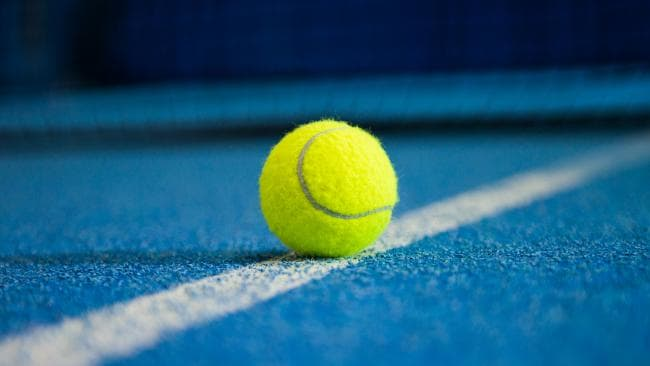
#> input picture test/test1.jpeg, 650 x 366 px
$ python change.py
#> lines starting #> are read from the running program, lines starting #| are printed output that depends on the picture
import cv2
import numpy as np

m = cv2.imread('test1.jpeg')
#> m is the input picture: shape (366, 650, 3); mean B, G, R 118.1, 93.9, 34.7

m = cv2.cvtColor(m, cv2.COLOR_HSV2BGR)
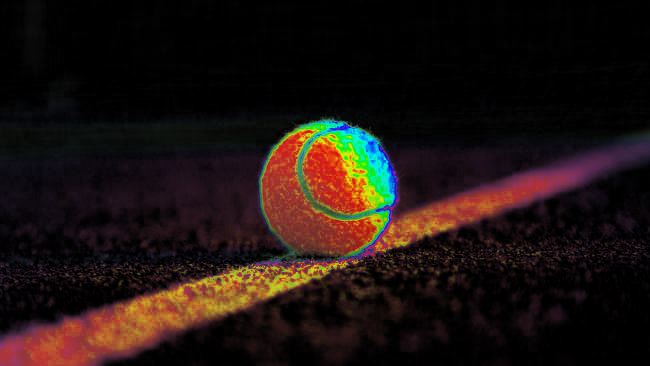
#> m: shape (366, 650, 3); mean B, G, R 15.9, 19.4, 30.6

h, w, bpp = np.shape(m)
#> h = 366; w = 650; bpp = 3

for i in range(0, h):
	for j in range(0, w):
		m[i][j][1] == 0
		m[i][j][0] == 0

cv2.imshow('matrix', m)
cv2.waitKey()
